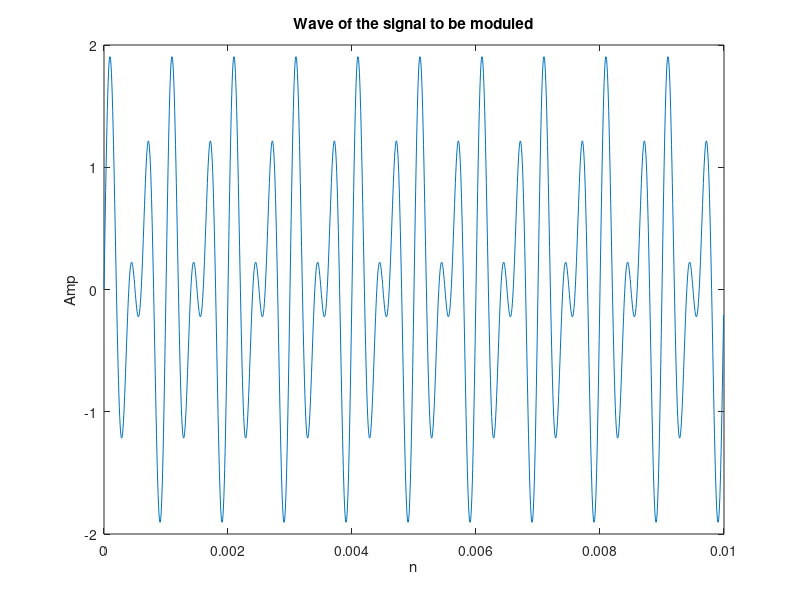
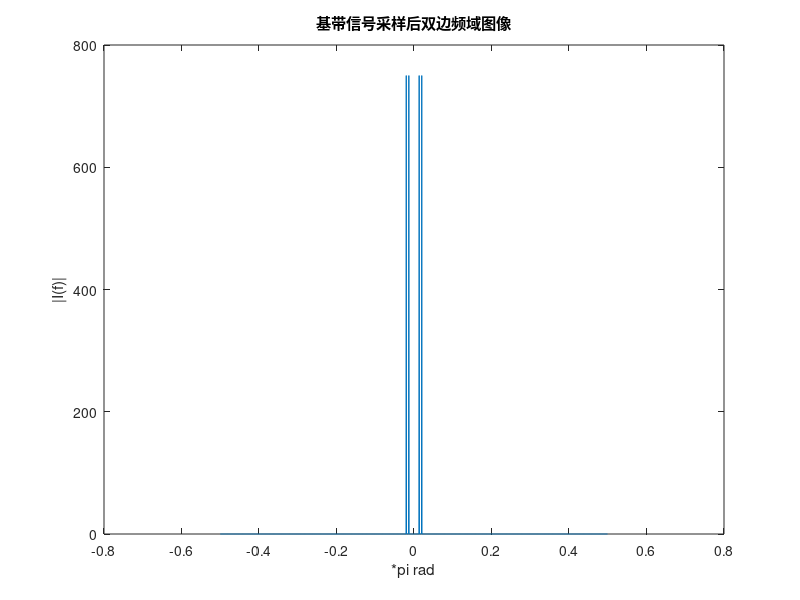
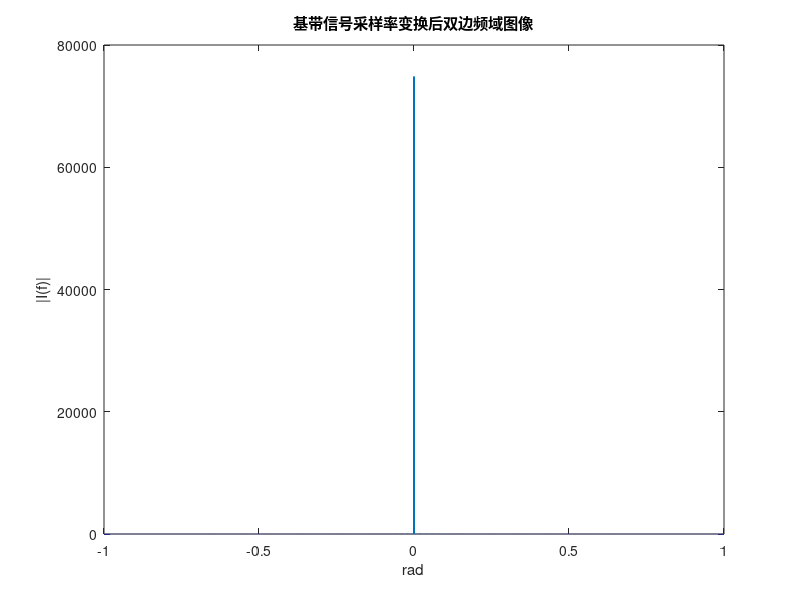
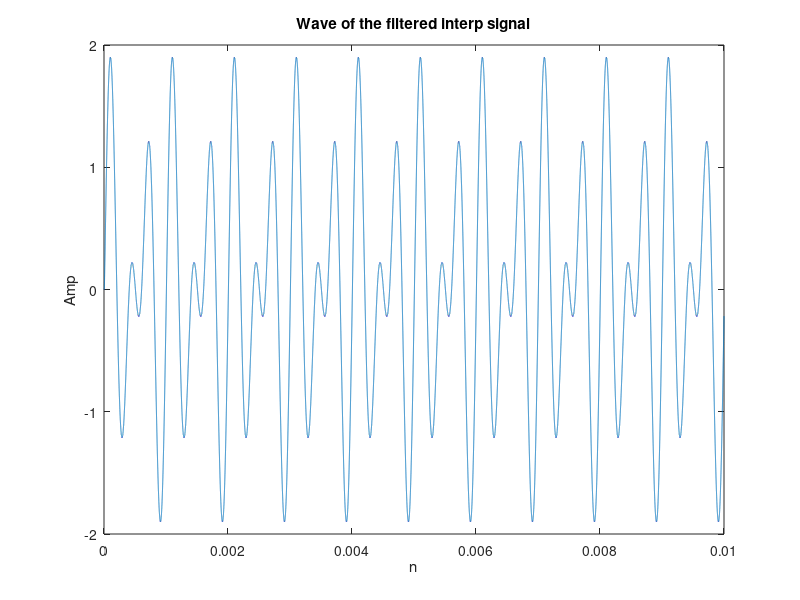

Here is the MATLAB script that generated these plots, in order:
%%This is the code of SDR course design project
%We create a digital transmiter and receiver based on DSB Module
%%
%Init parameter setting
clear all
clc
fs1=150e3;%we set the sampling rate of the f to 150kHz
t1=0:1/fs1:0.01-1/fs1;
fc=211011*4;
fs2=15e6;%we set the sampling rate of the carrier signal to 15MHz
t2=0:1/fs2:0.01-1/fs2;
load filteralpha.mat;
load filterbeta.mat;
load filtergamma.mat;
%%
f=sin(2*pi*2*10e2*t1)+sin(2*pi*3*10e2*t1);%the signal to be moduled
%f=filter(Num,1,f);%add a reshape filter
figure(1)
plot(t1,f);
title('Wave of the signal to be moduled');
xlabel("n");
ylabel("Amp");
N=length(f);
If=abs(fftshift(fft(f,N)));%fft
%fi=(-N/2:N/2-1)/N;%digital freq=analog freq*T
fi=((0:N-1)*1/N-1/2) ;
figure(2)
plot(fi,If);
title('基带信号采样后双边频域图像')
xlabel('*pi rad');
ylabel('|I(f)|');
%%
%Interp
f=interp(f,fs2/fs1);
N=length(f);
If=abs(fftshift(fft(f,N)));%fft
%fi=(-N/2:N/2-1)/N;%digital freq=analog freq*T
fi=2*((0:N-1)*1/N-1/2) ;
figure(3)
plot(fi,If);
title('基带信号采样率变换后双边频域图像')
xlabel('rad');
ylabel('|I(f)|');
[b,a]=sos2tf(SOS,G);
f=filter(b,a,f);
figure(4)
plot(t2,f);
title('Wave of the filtered interp signal');
xlabel("n");
ylabel("Amp");
N=length(f);
If=abs(fftshift(fft(f,N)));%fft
%fi=(-N/2:N/2-1)/N;%digital freq=analog freq*T
fi=fs2*((0:N-1)*1/N-1/2) ;
figure(5)
plot(fi,If);
title('基带信号采样率变换后经由DLPF滤波后双边频域图像')
xlabel('rad');
ylabel('|I(f)|');
%%
%I side and Q side Modulation
I=f;%I sideroad
Q=0;% Q sideroad
%%
c=cos(2*pi*fc*t2);%Carrier Signal
figure(6)
plot(t2,c);
title('Wave of the carrier signal');
xlabel("n");
ylabel("Amp");
%%
%DSB Modulation
%to be continued
s=f.*c;
figure(7)
plot(t2/0.001,s,t2/0.001,f,"r-");
title('Wave of the moduled signal');
xlabel('n');
ylabel("Amp");
legend('Modulated Message Signal','Message Signal m(n)')
%%
%DA module
Tx=interp(s+Q,5);
%%
%drawing the spectum of the signal
N=length(Tx);
If=abs(fftshift(fft(Tx,N)));%fft
%fi=fs2*5*(-N/2:N/2-1)/N;%digital freq=analog freq*T
%fi=(0:N-1)*fs1/N-fs1/2 ;
fi=((0:N-1)*fs2*5/N-fs2*5/2);
figure(8)
plot(fi,If);
title('发送信号双边频域图像')
xlabel('rad');
ylabel('|I(f)|');
%%
%Receiver part
ts3=0:1/(fs2*5):0.01-1/(fs2*5);
[b,a]=sos2tf(SOS1,G1);
Rx=filter(b, a, Tx);
N=length(Rx);
If=abs(fftshift(fft(Rx,N)));%fft
%fi=fs2*5*(-N/2:N/2-1)/N;%digital freq=analog freq*T
fi=(0:N-1)*fs2*5/N-fs2*5/2 ;
figure(9)
plot(fi,If);
title('发送信号经由选频滤波器后的双边频域图像')
xlabel('rad');
ylabel('|I(f)|');
%mix freq
Signal_mix=Rx.*cos(2*pi*389044*ts3);
N=length(Signal_mix);
If=abs(fftshift(fft(Signal_mix,N)));%fft
%fi=fs2*5*(-N/2:N/2-1)/N;%digital freq=analog freq*T
fi=(0:N-1)*2/N-2/2 ;
figure(10)
plot(fi,If);
title('混频后信号双边频域图像')
xlabel('rad');
ylabel('|I(f)|');
%filter
[b,a]=sos2tf(SOS2,G2);
Signal_filter=filter(b,a,Signal_mix);
N=length(Signal_filter);
If=abs(fftshift(fft(Signal_filter,N)));%fft
%fi=fs2*5*(-N/2:N/2-1)/N;%digital freq=analog freq*T
fi=(0:N-1)*fs2*5/N-fs2*5/2 ;
figure(11)
plot(fi,If);
title('中频滤波后信号双边频域图像')
xlabel('rad');
ylabel('|I(f)|');
figure(12)
plot(ts3,Signal_filter);
title('滤波后信号时域图像')
xlabel('rad');
ylabel('|I(f)|');
Signal_down=downsample(Signal_filter,5);
N=length(Signal_down);
If=abs(fftshift(fft(Signal_down,N)));%fft
%fi=fs2*5*(-N/2:N/2-1)/N;%digital freq=analog freq*T
fi=(0:N-1)*fs2/N-fs2/2 ;
figure(13)
plot(fi,If);
title('AD后信号双边频域图像')
xlabel('rad');
ylabel('|I(f)|');
%%
%Costas环
% mix=Tx.*cos(2*pi*fc*t2);
% N=length(mix);
% If=abs(fftshift(fft(mix,N)));%fft
% fi=fs2*(-N/2:N/2-1)/N;%digital freq=analog freq*T
% figure(8)
% plot(fi,If);
% title('发送信号双边频域图像')
% xlabel('rad');
% ylabel('|I(f)|');
